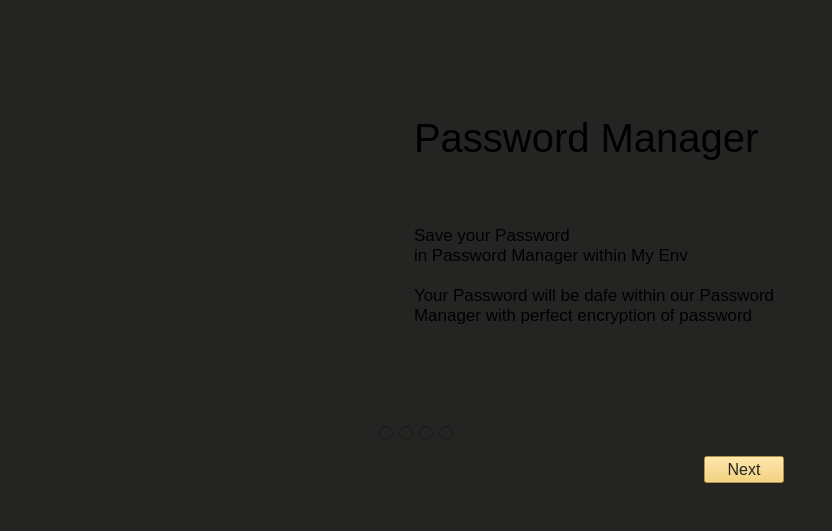
<?xml version="1.0" encoding="UTF-8"?>
<ui version="4.0">
 <class>MainWindow</class>
 <widget class="QMainWindow" name="MainWindow">
  <property name="geometry">
   <rect>
    <x>0</x>
    <y>0</y>
    <width>832</width>
    <height>531</height>
   </rect>
  </property>
  <property name="windowTitle">
   <string>MainWindow</string>
  </property>
  <property name="styleSheet">
   <string notr="true">background-color: rgb(36, 36, 35);</string>
  </property>
  <widget class="QWidget" name="centralwidget">
   <layout class="QVBoxLayout" name="verticalLayout">
    <property name="leftMargin">
     <number>30</number>
    </property>
    <property name="topMargin">
     <number>30</number>
    </property>
    <property name="rightMargin">
     <number>30</number>
    </property>
    <property name="bottomMargin">
     <number>30</number>
    </property>
    <item>
     <widget class="QWidget" name="landingpage_container" native="true">
      <layout class="QVBoxLayout" name="verticalLayout_2">
       <item>
        <widget class="QWidget" name="ltop_container" native="true">
         <property name="layoutDirection">
          <enum>Qt::LeftToRight</enum>
         </property>
         <layout class="QHBoxLayout" name="horizontalLayout_2">
          <item alignment="Qt::AlignHCenter">
           <widget class="QLabel" name="image">
            <property name="text">
             <string>&lt;html&gt;&lt;head/&gt;&lt;body&gt;&lt;p&gt;&lt;img src=&quot;:/resources/deer_logo_template_dark_flat_handdrawn_design_6854205.jpg&quot; width='370'/&gt;&lt;/p&gt;&lt;/body&gt;&lt;/html&gt;</string>
            </property>
           </widget>
          </item>
          <item>
           <widget class="QWidget" name="info_container" native="true">
            <property name="layoutDirection">
             <enum>Qt::LeftToRight</enum>
            </property>
            <layout class="QVBoxLayout" name="verticalLayout_5">
             <property name="leftMargin">
              <number>10</number>
             </property>
             <item>
              <widget class="QLabel" name="heading">
               <property name="sizePolicy">
                <sizepolicy hsizetype="Preferred" vsizetype="Fixed">
                 <horstretch>0</horstretch>
                 <verstretch>0</verstretch>
                </sizepolicy>
               </property>
               <property name="font">
                <font>
                 <pointsize>30</pointsize>
                </font>
               </property>
               <property name="text">
                <string>Password Manager</string>
               </property>
              </widget>
             </item>
             <item>
              <widget class="QLabel" name="details">
               <property name="sizePolicy">
                <sizepolicy hsizetype="Preferred" vsizetype="Fixed">
                 <horstretch>0</horstretch>
                 <verstretch>0</verstretch>
                </sizepolicy>
               </property>
               <property name="font">
                <font>
                 <pointsize>13</pointsize>
                </font>
               </property>
               <property name="text">
                <string>Save your Password 
in Password Manager within My Env 

Your Password will be dafe within our Password 
Manager with perfect encryption of password</string>
               </property>
              </widget>
             </item>
            </layout>
           </widget>
          </item>
         </layout>
        </widget>
       </item>
       <item>
        <widget class="QWidget" name="navigation_container" native="true">
         <property name="sizePolicy">
          <sizepolicy hsizetype="Preferred" vsizetype="Fixed">
           <horstretch>0</horstretch>
           <verstretch>0</verstretch>
          </sizepolicy>
         </property>
         <layout class="QVBoxLayout" name="verticalLayout_4">
          <item alignment="Qt::AlignHCenter|Qt::AlignVCenter">
           <widget class="QWidget" name="nav_indicator_container" native="true">
            <layout class="QHBoxLayout" name="horizontalLayout">
             <item>
              <widget class="QRadioButton" name="nav_indicator_1">
               <property name="sizePolicy">
                <sizepolicy hsizetype="Fixed" vsizetype="Fixed">
                 <horstretch>0</horstretch>
                 <verstretch>0</verstretch>
                </sizepolicy>
               </property>
               <property name="text">
                <string/>
               </property>
              </widget>
             </item>
             <item>
              <widget class="QRadioButton" name="nav_indicator_2">
               <property name="sizePolicy">
                <sizepolicy hsizetype="Fixed" vsizetype="Fixed">
                 <horstretch>0</horstretch>
                 <verstretch>0</verstretch>
                </sizepolicy>
               </property>
               <property name="text">
                <string/>
               </property>
              </widget>
             </item>
             <item>
              <widget class="QRadioButton" name="nav_indicator_3">
               <property name="sizePolicy">
                <sizepolicy hsizetype="Fixed" vsizetype="Fixed">
                 <horstretch>0</horstretch>
                 <verstretch>0</verstretch>
                </sizepolicy>
               </property>
               <property name="text">
                <string/>
               </property>
              </widget>
             </item>
             <item>
              <widget class="QRadioButton" name="nav_indicator_4">
               <property name="sizePolicy">
                <sizepolicy hsizetype="Fixed" vsizetype="Fixed">
                 <horstretch>0</horstretch>
                 <verstretch>0</verstretch>
                </sizepolicy>
               </property>
               <property name="text">
                <string/>
               </property>
              </widget>
             </item>
            </layout>
           </widget>
          </item>
          <item alignment="Qt::AlignLeft|Qt::AlignVCenter">
           <widget class="QPushButton" name="next_button">
            <property name="sizePolicy">
             <sizepolicy hsizetype="Fixed" vsizetype="Fixed">
              <horstretch>0</horstretch>
              <verstretch>0</verstretch>
             </sizepolicy>
            </property>
            <property name="font">
             <font>
              <pointsize>12</pointsize>
             </font>
            </property>
            <property name="layoutDirection">
             <enum>Qt::RightToLeft</enum>
            </property>
            <property name="styleSheet">
             <string notr="true">background-color: rgb(245, 203, 92);
color: rgb(36, 36, 35);</string>
            </property>
            <property name="text">
             <string>Next</string>
            </property>
            <property name="icon">
             <iconset resource="image.qrc">
              <normaloff>:/resources/arrow_forward_FILL0_wght400_GRAD0_opsz48.svg</normaloff>:/resources/arrow_forward_FILL0_wght400_GRAD0_opsz48.svg</iconset>
            </property>
            <property name="iconSize">
             <size>
              <width>24</width>
              <height>16</height>
             </size>
            </property>
           </widget>
          </item>
         </layout>
        </widget>
       </item>
      </layout>
     </widget>
    </item>
   </layout>
  </widget>
 </widget>
 <resources>
  <include location="image.qrc"/>
 </resources>
 <connections/>
</ui>
